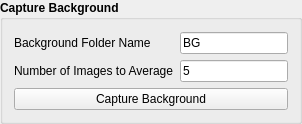
            <widget class="QGroupBox" name="capture_background">
             <property name="font">
              <font>
               <italic>false</italic>
               <bold>true</bold>
              </font>
             </property>
             <property name="title">
              <string>Capture Background</string>
             </property>
             <layout class="QGridLayout" name="gridLayout_3">
              <property name="topMargin">
               <number>12</number>
              </property>
              <property name="verticalSpacing">
               <number>6</number>
              </property>
              <item row="0" column="0">
               <widget class="QLabel" name="label_bg_folder">
                <property name="font">
                 <font>
                  <italic>false</italic>
                  <bold>false</bold>
                 </font>
                </property>
                <property name="text">
                 <string>Background Folder Name</string>
                </property>
               </widget>
              </item>
              <item row="2" column="0" colspan="2">
               <widget class="QPushButton" name="qbutton_capture_bg">
                <property name="font">
                 <font>
                  <italic>false</italic>
                  <bold>false</bold>
                 </font>
                </property>
                <property name="text">
                 <string>Capture Background</string>
                </property>
               </widget>
              </item>
              <item row="0" column="1">
               <widget class="QLineEdit" name="le_bg_folder">
                <property name="font">
                 <font>
                  <italic>false</italic>
                  <bold>false</bold>
                 </font>
                </property>
                <property name="text">
                 <string>BG</string>
                </property>
               </widget>
              </item>
              <item row="1" column="1">
               <widget class="QLineEdit" name="le_n_avg">
                <property name="font">
                 <font>
                  <italic>false</italic>
                  <bold>false</bold>
                 </font>
                </property>
                <property name="text">
                 <string>5</string>
                </property>
               </widget>
              </item>
              <item row="1" column="0">
               <widget class="QLabel" name="label_n_avg">
                <property name="font">
                 <font>
                  <italic>false</italic>
                  <bold>false</bold>
                 </font>
                </property>
                <property name="text">
                 <string>Number of Images to Average</string>
                </property>
               </widget>
              </item>
             </layout>
            </widget>
